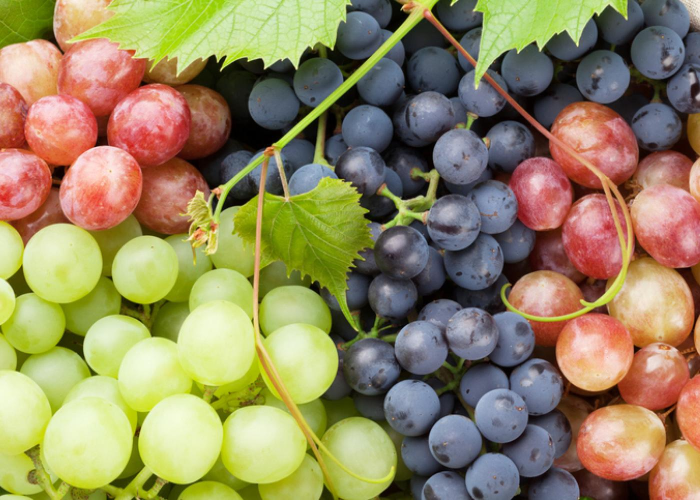
#> input picture R.jpg, 1400 x 1000 px, found by its file name (shown at 1/2 size)
$ python ConvertImgBinary.py
#> lines starting #> are read from the running program, lines starting #| are printed output that depends on the picture; after the words box and inside, x2 and y2 are one past the last pixel; in counts of white or black regions, pixels touching at a corner belong together
import cv2

img = cv2.imread("D:\Codingan\Python\Tugas Pengolahan Citra\R.jpg")
#> img is the input picture: shape (1000, 1400, 3); mean B, G, R 95.9, 134.7, 146.8
img = cv2.resize(img, (350, 250))
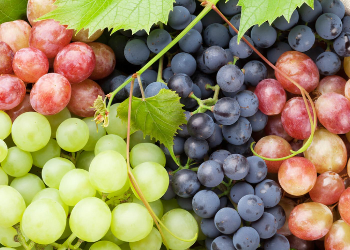
#> img: shape (250, 350, 3); mean B, G, R 96.1, 134.8, 147

gray = cv2.cvtColor(img, cv2.COLOR_BGR2GRAY)
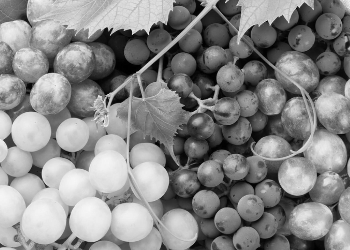
#> gray: shape (250, 350); min 0, max 247, mean 134

ret, thresh = cv2.threshold(gray, 70, 255, 0)
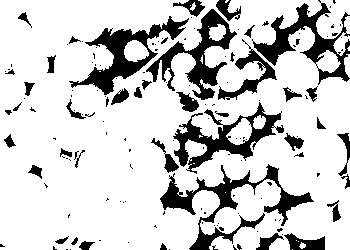
#> thresh: shape (250, 350); 80.6% white; 149 black regions (106 under 20 px), largest, box (x1, y1, x2, y2) and area: (160, 164, 314, 250) 2850, (69, 16, 189, 95) 2426, (173, 102, 284, 174) 2315

cv2.imshow("Original", img)
cv2.imshow("Binary", thresh)
cv2.waitKey(0)
cv2.destroyAllWindows()
